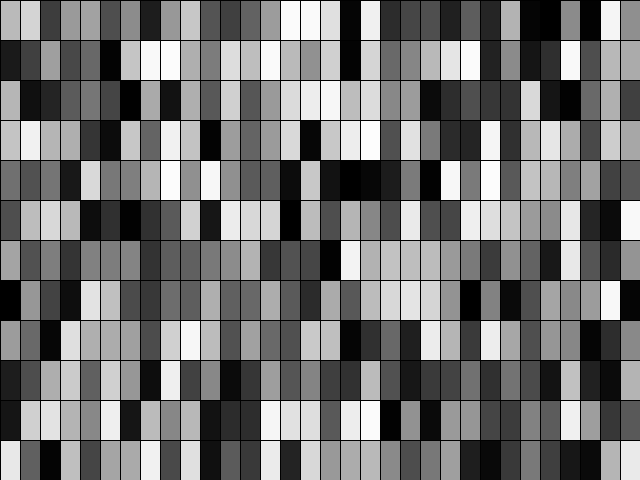
Frame 1 (no input)
Frame 60 (the mouse pressed at the canvas centre just before this capture): identical to frame 1, image omitted
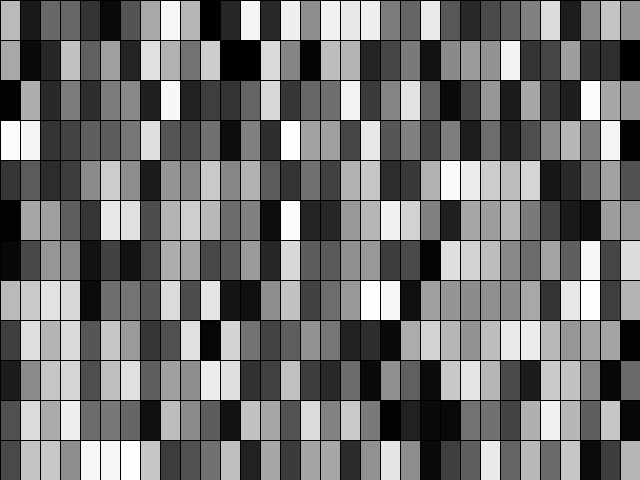
Frame 120 (the mouse held since frame 60 and released just before this capture)

The Processing sketch that drew these frames (run headless with seeded random() and noise(); from frame 60 on, the mouse is pressed at the canvas centre):

// Processing sketch: randomSeed_stp_fin
// ── randomSeed_stp_fin.pde
float tileW, tileH;
int randomSeed = 0;

void setup() {
  size(640, 480);
  tileW = 20;
  tileH = 40;
  stroke(0);
}

void mousePressed() {
  randomSeed = int(random(3));
}

void draw() {
  randomSeed(randomSeed);
  for (int row = 0; row < height; row += tileH) {
    for (int col = 0; col < width; col += tileW) {
      fill(random(255));
      rect(col, row, tileW, tileH);
    }
  }
}
